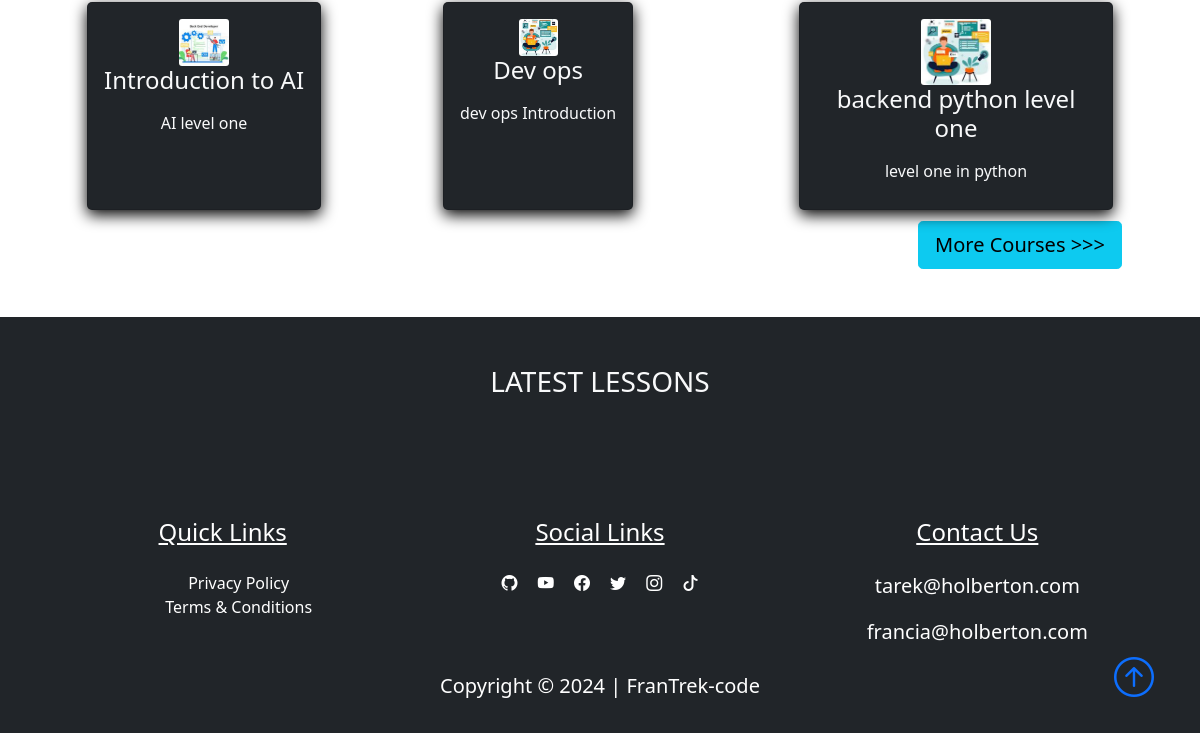
Page /home (lower part) on the earlier database version.
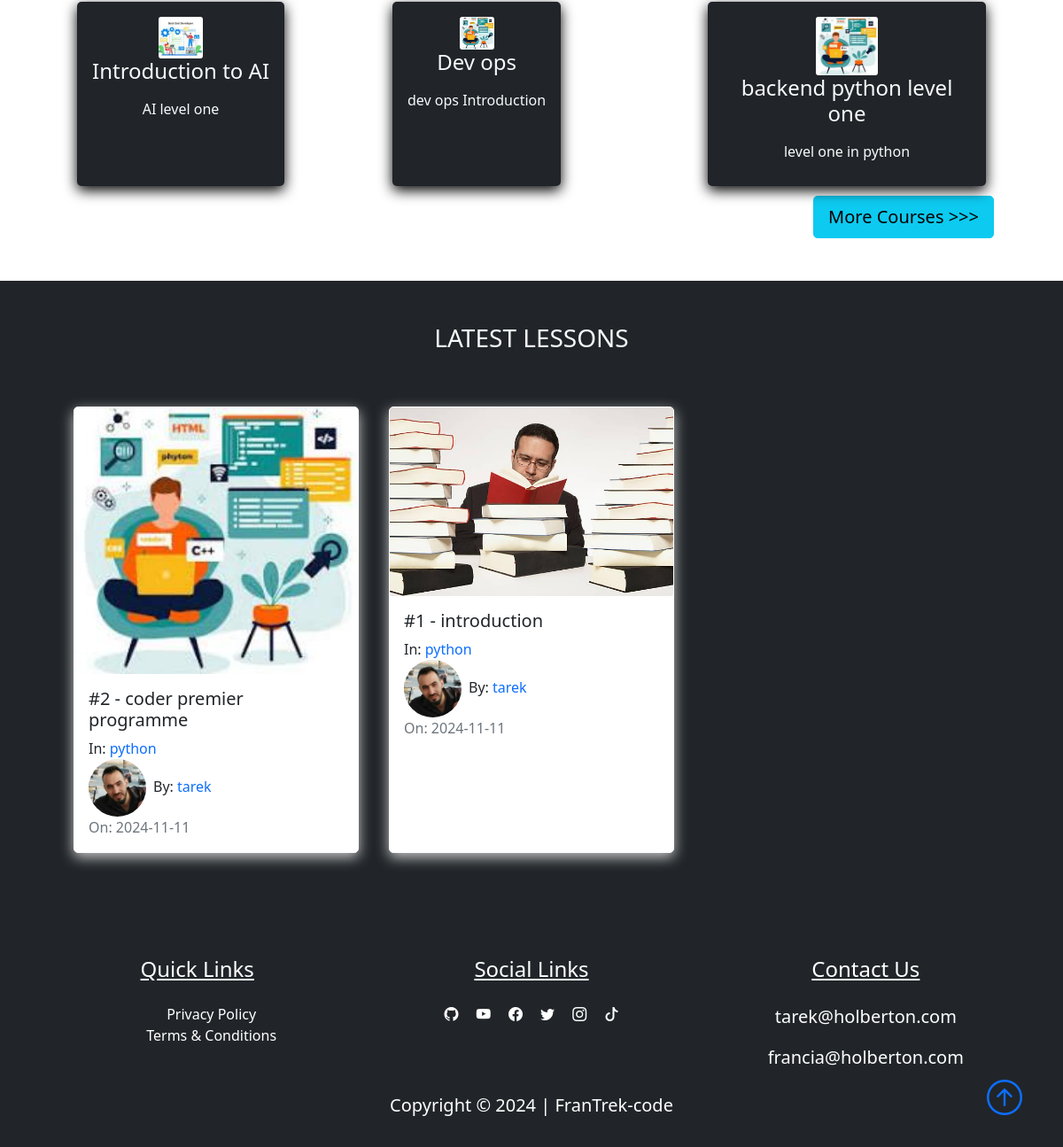
Same page on the later database version.
### FranTrek/models.py (models this page shows, shortened)
class Course(db.Model):
    id = db.Column(db.Integer, primary_key=True)
    title = db.Column(db.String(50), unique=True, nullable=False)
    description = db.Column(db.String(150), nullable=False)
    icon = db.Column(db.String(20), nullable=False, default="default_icon.jpg")
    lessons = db.relationship("Lesson", backref="course_name", lazy=True)

class Lesson(db.Model):
    id = db.Column(db.Integer, primary_key=True)
    title = db.Column(db.String(100), nullable=False)
    date_posted = db.Column(db.DateTime, nullable=False, default=datetime.utcnow)
    content = db.Column(db.Text, nullable=False)
    thumbnail = db.Column(
        db.String(20), nullable=False, default="default_thumbnail.jpg"
    )
    slug = db.Column(db.String(32), nullable=False)
    user_id = db.Column(db.Integer, db.ForeignKey("user.id"), nullable=False)
    course_id = db.Column(db.Integer, db.ForeignKey("course.id"), nullable=False)

class User(db.Model, UserMixin):
    id = db.Column(db.Integer, primary_key=True)
    fname = db.Column(db.String(25), nullable=False)
    lname = db.Column(db.String(25), nullable=False)
    username = db.Column(db.String(25), unique=True, nullable=False)
    email = db.Column(db.String(125), unique=True, nullable=False)
    image_file = db.Column(db.String(20), nullable=False, default="default.png")
    bio = db.Column(db.Text, nullable=True)
    password = db.Column(db.String(60), nullable=False)
    lessons = db.relationship("Lesson", backref="author", lazy=True)

### FranTrek/main/routes.py (the view)
@main.route("/")
@main.route("/home")
def home():
    lessons = Lesson.query.order_by(Lesson.date_posted.desc()).paginate(
        page=1, per_page=6
    )
    courses = Course.query.paginate(page=1, per_page=6)
    return render_template("home.html", lessons=lessons, courses=courses)

### FranTrek/templates/home.html (shortened to what this page needs)
{% extends "layout.html"%}
{% block content%}
<section class="bg-ligh">
    <div class="container p-5">
        <div class="row">
            {% for course in courses.items %}
            <div class="col-sm-12 col-md-6 col-lg-4 p-3 d-flex align-items-stretch">
                <a href="{{url_for('courses.course', course_title=course.title)}}" class="text-decoration-none">
                    <div class="card bg-dark text-light h-100">
                        <div class="card-body text-center">
                            <img src="{{url_for('static', filename='course_icons/'+course.icon)}}" alt=""
                                class="card-img w-25">
                            <h4 class="card-title mb-3">
                                {{course.title}}
                            </h4>
                            <p class="card-text">{{course.description}}</p>
                        </div>
                    </div>
                </a>
            </div>
            {% endfor %}
        </div>
        <div class="" style="display: flex; justify-content: flex-end">
            <a href="{{ url_for('courses.courses')}}" class="btn btn-info btn-lg"> More Courses &gt&gt&gt</a>
        </div>
    </div>
</section>
<section class="bg-dark">
    <div class="container p-5">
        <div class="row mb-5 ">
            <div class="col">
                <h3 class="text-uppercase text-center text-light">latest lessons</h3>
            </div>
        </div>
        <div class="row">
            {% for lesson in lessons.items %}
            <div class="col-sm-12 col-md-6 col-lg-4 pb-5 d-flex align-items-stretch">
                <div class="card lesson">
                    <img src="{{url_for('static', filename='lesson_thumbnails/'+lesson.thumbnail)}}" class="card-img">
                    <div class="card-body d-flex flex-column">
                        <h5 class="card-title">
                            <a class="text-decoration-none text-dark"
                                href="{{url_for('lessons.lesson', lesson_slug=lesson.slug, course=lesson.course_name.title)}}">{{lesson.title}}</a>
                        </h5>
                        <p class="card-text mb-0">In:
                            <a class="text-decoration-none"
                                href="{{ url_for('courses.course', course_title=lesson.course_name.title)}}">{{lesson.course_name.title}}</a>
                        </p>
                        <span><img class="article-img rounded-circle"
                                src="{{url_for('static', filename='user_pics/'+lesson.author.image_file)}}" alt="">By:
                            <a href="{{ url_for('users.author', username=lesson.author.username)}}"
                                class="link">{{lesson.author.username}}</a></span>
                        <span class="text-muted">On: {{lesson.date_posted.strftime('%Y-%m-%d')}}</span>
                    </div>
                </div>
            </div>
            {% endfor %}
        </div>
    </div>
</section>
{% endblock content%}

Differences in the rows shown:
added Lesson: thumbnail (picture), title "#2 - coder premier programme", course_name "python", image_file (picture), author.username "tarek", date_posted "2024-11-11"
added Lesson: thumbnail (picture), title "#1 - introduction", course_name "python", image_file (picture), author.username "tarek", date_posted "2024-11-11"
